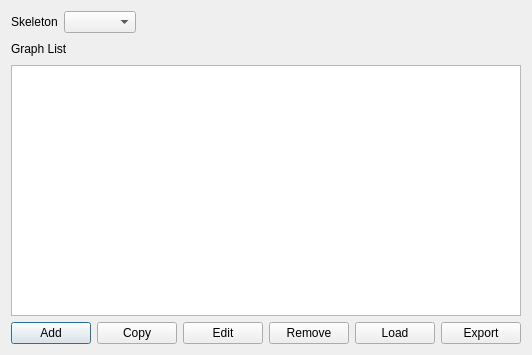
<?xml version="1.0" encoding="UTF-8"?>
<ui version="4.0">
 <class>Dialog</class>
 <widget class="QDialog" name="Dialog">
  <property name="geometry">
   <rect>
    <x>0</x>
    <y>0</y>
    <width>469</width>
    <height>355</height>
   </rect>
  </property>
  <property name="windowTitle">
   <string>Graph Table View</string>
  </property>
  <layout class="QVBoxLayout" name="verticalLayout">
   <item>
    <layout class="QHBoxLayout" name="horizontalLayout_4">
     <item>
      <widget class="QLabel" name="label_2">
       <property name="text">
        <string>Skeleton</string>
       </property>
      </widget>
     </item>
     <item>
      <widget class="QComboBox" name="skeletonListComboBox"/>
     </item>
     <item>
      <spacer name="horizontalSpacer_4">
       <property name="orientation">
        <enum>Qt::Horizontal</enum>
       </property>
       <property name="sizeHint" stdset="0">
        <size>
         <width>128</width>
         <height>20</height>
        </size>
       </property>
      </spacer>
     </item>
    </layout>
   </item>
   <item>
    <layout class="QHBoxLayout" name="horizontalLayout">
     <item>
      <widget class="QLabel" name="label">
       <property name="text">
        <string>Graph List</string>
       </property>
      </widget>
     </item>
     <item>
      <spacer name="horizontalSpacer_3">
       <property name="orientation">
        <enum>Qt::Horizontal</enum>
       </property>
       <property name="sizeHint" stdset="0">
        <size>
         <width>40</width>
         <height>20</height>
        </size>
       </property>
      </spacer>
     </item>
    </layout>
   </item>
   <item>
    <widget class="QListWidget" name="graphListWidget"/>
   </item>
   <item>
    <layout class="QHBoxLayout" name="horizontalLayout_3">
     <item>
      <widget class="QPushButton" name="addButton">
       <property name="text">
        <string>Add</string>
       </property>
      </widget>
     </item>
     <item>
      <widget class="QPushButton" name="copyButton">
       <property name="text">
        <string>Copy</string>
       </property>
      </widget>
     </item>
     <item>
      <widget class="QPushButton" name="editButton">
       <property name="text">
        <string>Edit</string>
       </property>
      </widget>
     </item>
     <item>
      <widget class="QPushButton" name="removeButton">
       <property name="text">
        <string>Remove</string>
       </property>
      </widget>
     </item>
     <item>
      <widget class="QPushButton" name="loadButton">
       <property name="text">
        <string>Load</string>
       </property>
      </widget>
     </item>
     <item>
      <widget class="QPushButton" name="exportButton">
       <property name="text">
        <string>Export</string>
       </property>
      </widget>
     </item>
     <item>
      <spacer name="horizontalSpacer_2">
       <property name="orientation">
        <enum>Qt::Horizontal</enum>
       </property>
       <property name="sizeHint" stdset="0">
        <size>
         <width>40</width>
         <height>20</height>
        </size>
       </property>
      </spacer>
     </item>
    </layout>
   </item>
  </layout>
 </widget>
 <resources/>
 <connections/>
</ui>
